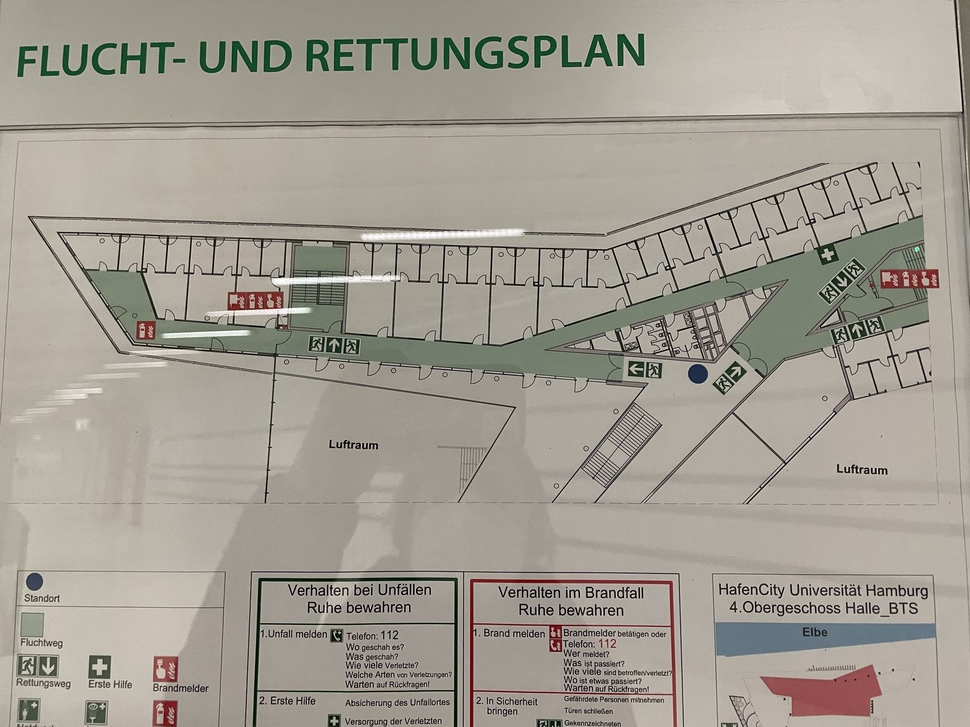
#> input picture module_test/glare_test2/IMG_3754.JPG, 970 x 727 px, shrunk from 4032 x 3024 before the run, found by its file name
$ python 04_02_glare_removal_2.py   (older library calls are emulated)
#> lines starting #> are read from the running program, lines starting #| are printed output that depends on the picture
# https://stackoverflow.com/questions/63933790/robust-algorithm-to-detect-uneven-illumination-in-images-detection-only-needed

import cv2
import numpy as np
import skimage.filters as filters

# read the image
img = cv2.imread("module_test\\glare_test2\\IMG_3754.JPG")
#> img is the input picture: shape (727, 970, 3); mean B, G, R 146.6, 157.2, 162.4

# convert to gray
gray = cv2.cvtColor(img,cv2.COLOR_BGR2GRAY)
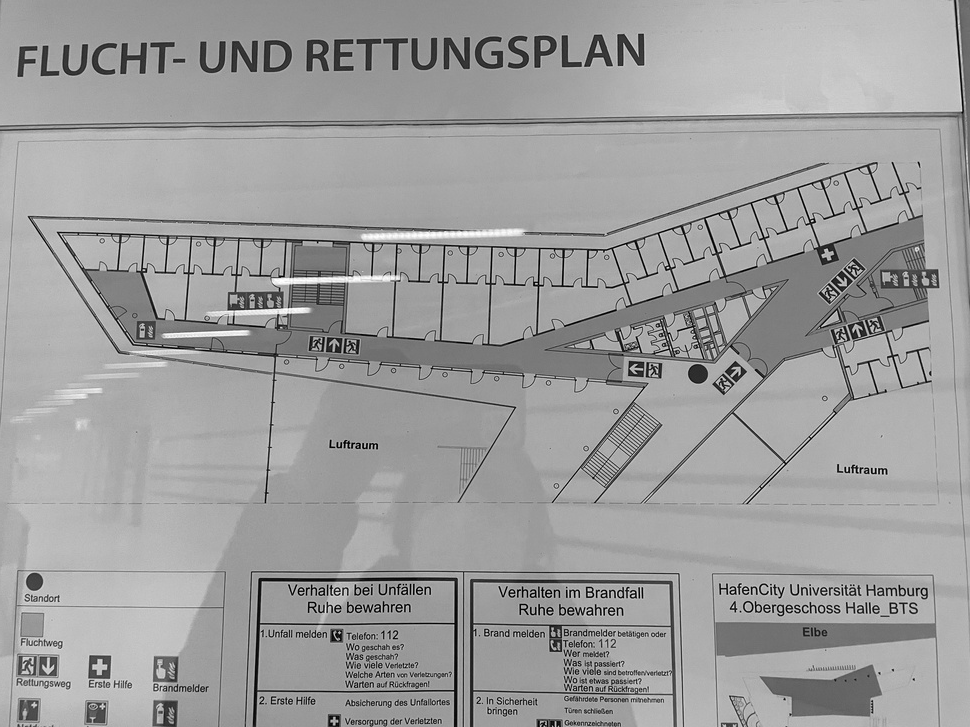
#> gray: shape (727, 970); min 0, max 255, mean 157.4

# blur
smooth = cv2.GaussianBlur(gray, (33,33), 0)
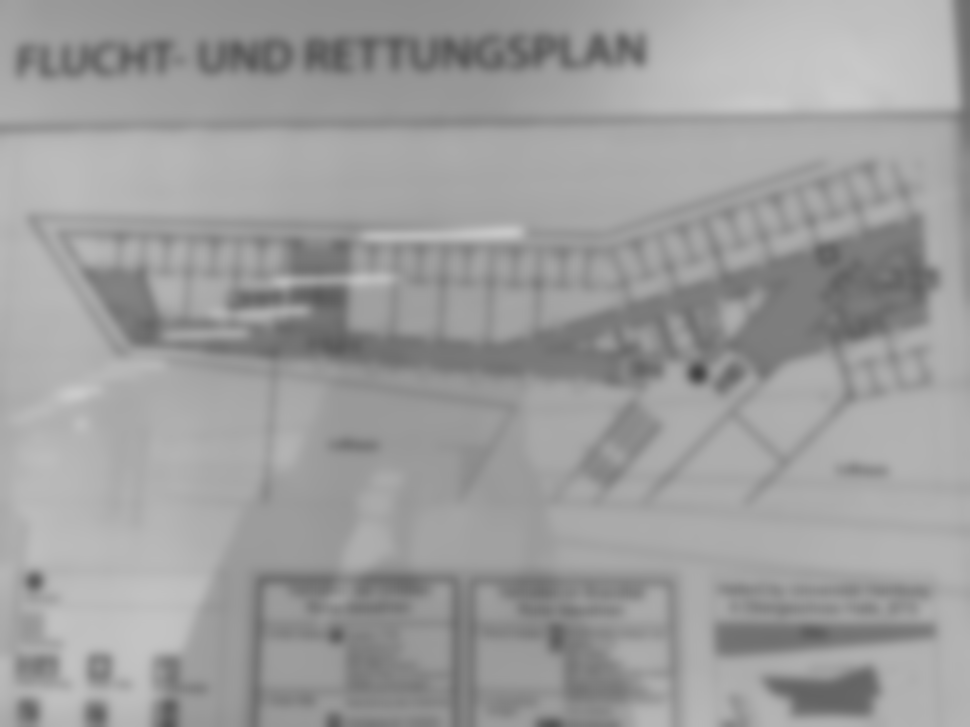
#> smooth: shape (727, 970); min 65, max 202, mean 157.4

# divide gray by morphology image
division = cv2.divide(gray, smooth, scale=255)
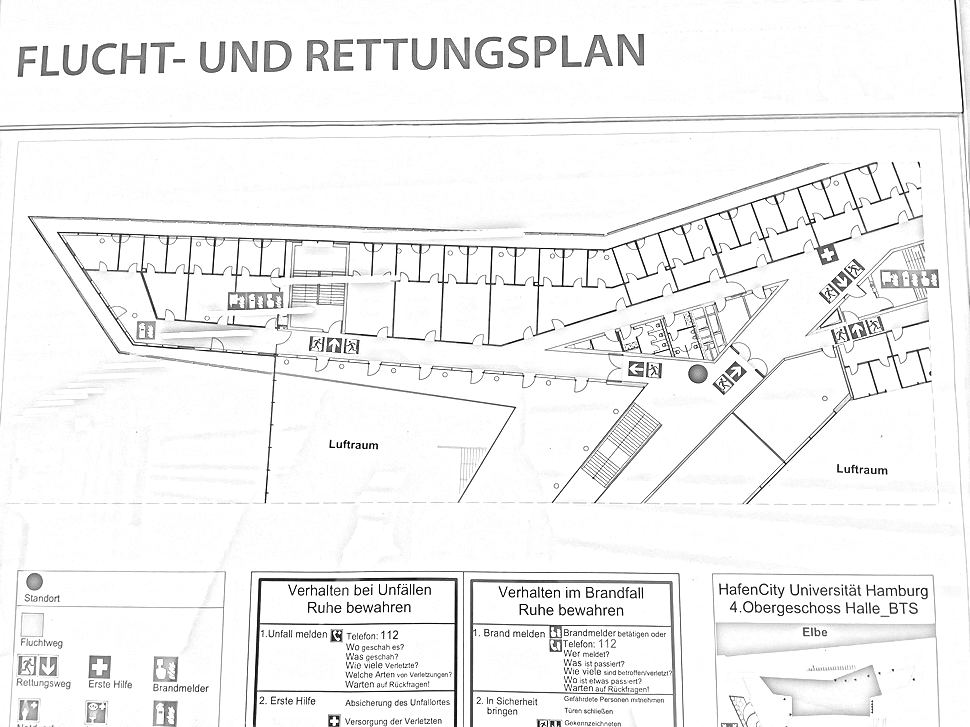
#> division: shape (727, 970); min 0, max 255, mean 242.4

# sharpen using unsharp masking
sharp = filters.unsharp_mask(division, radius=1.5, amount=2.5, multichannel=False, preserve_range=False)
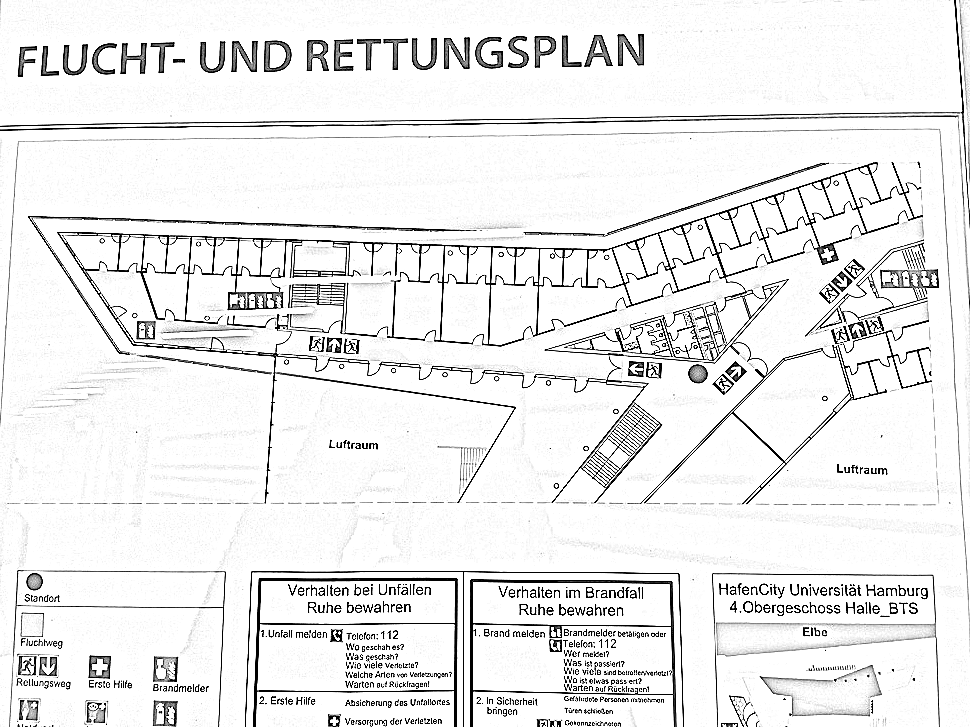
#> sharp: shape (727, 970) float64; min 0, max 1, mean 0.925
sharp = (255*sharp).clip(0,255).astype(np.uint8)
sharp_RGB = cv2.cvtColor(sharp, cv2.COLOR_GRAY2RGB)


# save results
cv2.imwrite("module_test\\glare_test2\\IMG_3754_division.JPG",division)
cv2.imwrite("module_test\\glare_test2\\IMG_3754_division_sharp.JPG",sharp)
cv2.imwrite("module_test\\glare_test2\\IMG_3754_division_sharp_RGB.JPG",sharp_RGB)
